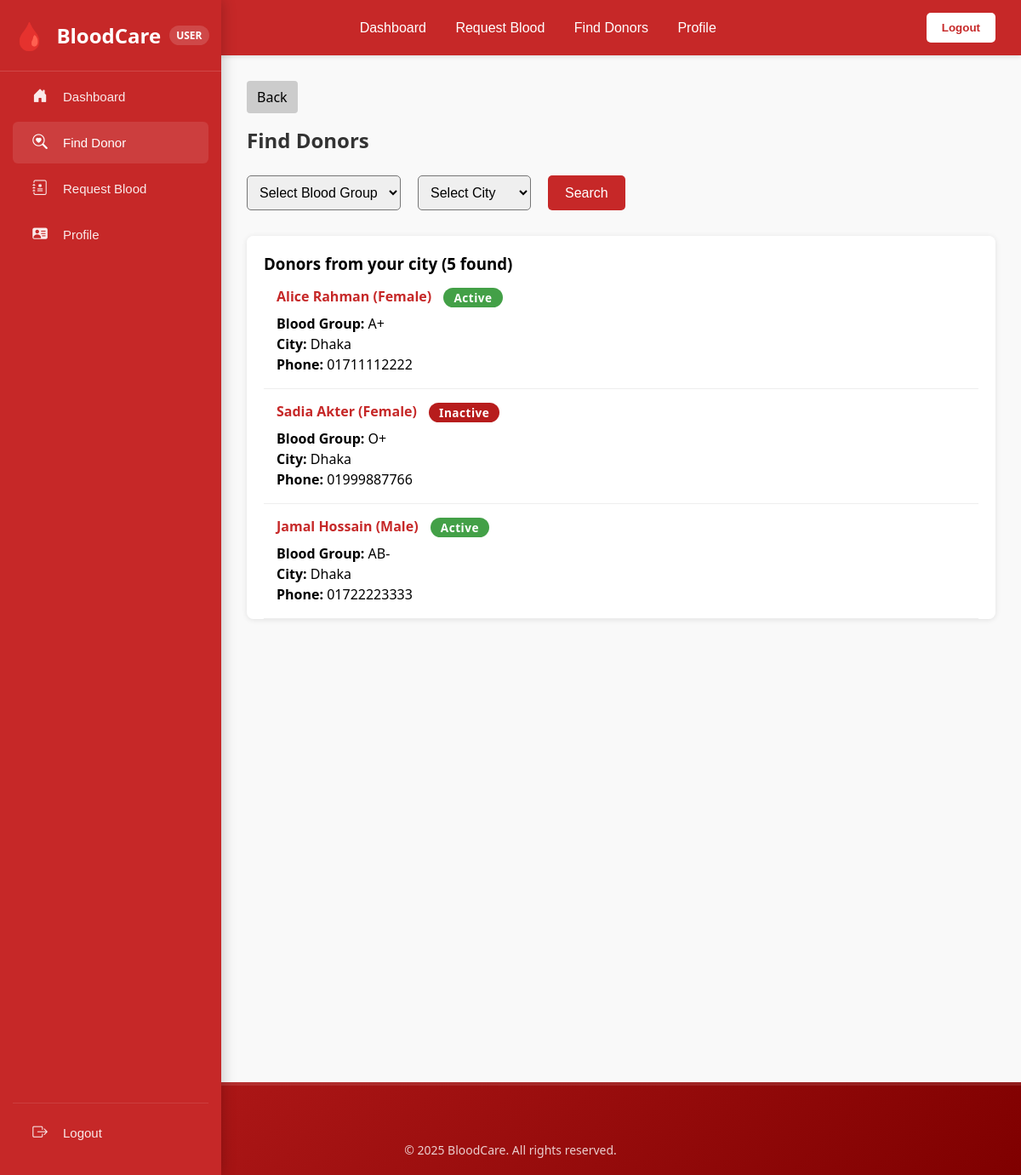
The page /user/receiver/find_donor.php (signed in) on the database its author committed.
### tables this page shows
CREATE TABLE `donors` (
  `id` int(11) NOT NULL,
  `name` varchar(100) NOT NULL,
  `gender` enum('Male','Female','Other') NOT NULL,
  `email` varchar(150) NOT NULL,
  `phone` varchar(20) NOT NULL,
  `address` text NOT NULL,
  `pin_code` varchar(10) NOT NULL,
  `city_id` int(11) DEFAULT NULL,
  `country` varchar(100) NOT NULL,
  `blood_group_id` int(11) DEFAULT NULL,
  `password` varchar(255) NOT NULL,
  `created_at` timestamp NOT NULL DEFAULT current_timestamp(),
  `updated_at` timestamp NOT NULL DEFAULT current_timestamp() ON UPDATE current_timestamp(),
  `status` enum('Active','Inactive') DEFAULT 'Active'
);

CREATE TABLE `blood_groups` (
  `id` int(11) NOT NULL,
  `name` varchar(10) NOT NULL,
  `created_at` timestamp NOT NULL DEFAULT current_timestamp(),
  `updated_at` timestamp NOT NULL DEFAULT current_timestamp() ON UPDATE current_timestamp()
);

CREATE TABLE `cities` (
  `id` int(11) NOT NULL,
  `name` varchar(100) NOT NULL,
  `created_at` timestamp NOT NULL DEFAULT current_timestamp(),
  `updated_at` timestamp NOT NULL DEFAULT current_timestamp() ON UPDATE current_timestamp()
);

### user/receiver/find_donor.php (the view, shortened to what this page needs)
<?php
require_once BASE_PATH . '/config/db.php';
$userId = $_SESSION['user_id'];
$selectedGroupId = $_GET['blood_group_id'] ?? '';
$selectedCityId = $_GET['city_id'] ?? '';
$userCityId = null;
$userCityStmt = $conn->prepare("SELECT city_id FROM users WHERE id = ?");
$userCityStmt->bind_param("i", $userId);
$userCityStmt->execute();
$userCityStmt->bind_result($userCityId);
$query = "
    SELECT d.name, d.phone, d.gender, c.name AS city, b.name AS blood_group, d.status
    FROM donors d
    LEFT JOIN cities c ON d.city_id = c.id
    LEFT JOIN blood_groups b ON d.blood_group_id = b.id
    WHERE 1
    ";
$params = [];
$types = '';
if ($selectedCityId) {
  $query .= " AND d.city_id = ?";
  $params[] = $selectedCityId;
  $types .= 'i';
} elseif (!$selectedGroupId && $userCityId) {
  $query .= " AND d.city_id = ?";
  $params[] = $userCityId;
  $types .= 'i';
}
$stmt = $conn->prepare($query);
if (!empty($params)) {
  $stmt->bind_param($types, ...$params);
}
$stmt->execute();
$results = $stmt->get_result()->fetch_all(MYSQLI_ASSOC);
?>
<?php include BASE_PATH . '/includes/header.php'; ?>
<?php include BASE_PATH . '/includes/sidebar.php'; ?>
<head>
  <link rel="stylesheet" href="<?= BASE_URL ?>/user/assets/css/dashboard.css">
  <link rel="stylesheet" href="<?= BASE_URL . '/user/assets/css/find_donor.css' ?>">
</head>
<main class="content">
  <a href="<?= BASE_URL ?>/user/dashboard.php" style="display: inline-block; margin-bottom: 15px; padding: 8px 12px; background-color: #ccc; color: #000; text-decoration: none; border-radius: 4px;">
    Back
  </a>
  <h2>Find Donors</h2>
  <form method="GET" class="search-form">
    <select name="blood_group_id">
      <option value="">Select Blood Group</option>
    </select>
    <select name="city_id">
      <option value="">Select City</option>
    </select>
    <button type="submit">Search</button>
  </form>
  <?php if (count($results)): ?>
    <div class="donor-result">
      <h3>
        <?php if ($selectedCityId || $selectedGroupId): ?>
          Search Results (<?= count($results) ?> found)
        <?php else: ?>
          Donors from your city (<?= count($results) ?> found)
        <?php endif; ?>
      </h3>
      <?php foreach ($results as $donor): ?>
        <div class="donor-card">
          <h4>
            <?= htmlspecialchars($donor['name']) ?> (<?= htmlspecialchars($donor['gender']) ?>)
            <span class="donor-status <?= strtolower($donor['status']) ?>">
              <?= htmlspecialchars($donor['status']) ?>
            </span>
          </h4>
          <p><strong>Blood Group:</strong> <?= htmlspecialchars($donor['blood_group']) ?></p>
          <p><strong>City:</strong> <?= htmlspecialchars($donor['city']) ?></p>
          <p><strong>Phone:</strong> <?= htmlspecialchars($donor['phone']) ?></p>
        </div>
      <?php endforeach; ?>
    </div>
  <?php else: ?>
    <p>No donors found.</p>
  <?php endif; ?>
</main>
<?php include BASE_PATH . '/includes/footer.php'; ?>

### includes/header.php (shortened to what this page needs)
<!DOCTYPE html>
<html lang="en">
<head>
  <link rel="stylesheet" href="<?= BASE_URL . '/assets/css/main.css' ?>">
  <link rel="stylesheet" href="<?= BASE_URL . '/assets/css/header.css' ?>">
  <link rel="stylesheet" href="https://cdnjs.cloudflare.com/ajax/libs/font-awesome/6.4.0/css/all.min.css">
</head>
<body>
  <header class="navbar">
    <div class="logo">
      <?php if (isset($_SESSION['admin_logged_in'])): ?>
      <?php else: ?>
        <a href="<?= BASE_URL . '/index.php' ?>" style="text-decoration: none; color: inherit;">
        </a>
      <?php endif; ?>
    </div>
    <nav class="nav-links">
      <?php if (isset($_SESSION['user_logged_in']) && $_SESSION['user_logged_in'] === true): ?>
        <a href="<?= BASE_URL . '/user/dashboard.php' ?>">Dashboard</a>
        <?php if (!empty($_SESSION['is_donor'])): ?>
          <a href="#">My Donations</a>
          <a href="#">Incoming Requests</a>
        <?php else: ?>
          <a href="#">Request Blood</a>
          <a href="<?= BASE_URL . '/user/receiver/find_donor.php' ?>">Find Donors</a>
        <?php endif; ?>
        <?php
        $userType = $_SESSION['user_type'] ?? '';
        switch ($userType) {
          case 'user':
            $profileLink = BASE_URL . '/user/receiver/profile.php';
            break;
        }
        ?>
        <a href="<?= $profileLink ?>">Profile</a>
      <?php endif; ?>
    </nav>
    <?php if (isset($_SESSION['user_logged_in']) && $_SESSION['user_logged_in'] === true): ?>
      <button class="cta-button" onclick="window.location.href='<?= BASE_URL ?>/user/php_files/logout_handler.php'">
        Logout
      </button>
    <?php else: ?>
      <button class="cta-button" onclick="window.location.href='<?= BASE_URL ?>/user/signup_only_donor.php'">
        Become a Donor
      </button>
    <?php endif; ?>
  </header>

### includes/sidebar.php (shortened to what this page needs)
<link rel="stylesheet" href="https://cdn.jsdelivr.net/npm/bootstrap-icons@1.11.1/font/bootstrap-icons.css" />
<aside class="sidebar">
    <div class="site-logo">
        <a href="<?= BASE_URL ?>/user/dashboard.php" class="logo-link">
            <span class="logo-icon">🩸</span>
            <span class="logo-text">BloodCare</span>
            <span class="user-badge">
                <?= ($_SESSION['user_type'] ?? 'user') === 'donor' ? 'Donor' : 'User' ?>
            </span>
        </a>
    </div>
    <ul class="sidebar-menu">
        <li>
            <a href="<?= BASE_URL ?>/user/dashboard.php"
               class="sidebar-link <?= strpos($_SERVER['REQUEST_URI'], '/user/dashboard.php') !== false ? 'active' : '' ?>">
                <i class="bi bi-house-door-fill"></i>
                <span class="link-text">Dashboard</span>
            </a>
        </li>
        <?php if (($_SESSION['user_type'] ?? 'user') === 'donor'): ?>
            <li>
                <a href="#"
                   class="sidebar-link <?= strpos($_SERVER['REQUEST_URI'], '/user/donor/my_donations.php') !== false ? 'active' : '' ?>">
                    <i class="bi bi-droplet-half"></i>
                    <span class="link-text">My Donations</span>
                </a>
            </li>
        <?php else: ?>
            <li>
                <a href="<?= BASE_URL . '/user/receiver/find_donor.php' ?>"
                   class="sidebar-link <?= strpos($_SERVER['REQUEST_URI'], '/user/receiver/find_donor.php') !== false ? 'active' : '' ?>">
                    <i class="bi bi-search-heart"></i>
                    <span class="link-text">Find Donor</span>
                </a>
            </li>
            <li>
                <a href="#"
                   class="sidebar-link <?= strpos($_SERVER['REQUEST_URI'], '/user/receiver/request_blood.php') !== false ? 'active' : '' ?>">
                    <i class="bi bi-journal-medical"></i>
                    <span class="link-text">Request Blood</span>
                </a>
            </li>
        <?php endif; ?>
        <li>
            <a href="<?php
                        if (($_SESSION['user_type'] ?? 'user') === 'donor') {
                            echo BASE_URL . '/user/donor/profile.php';
                        } else {
                            echo BASE_URL . '/user/receiver/profile.php';
                        }
                        ?>"
               class="sidebar-link <?= strpos($_SERVER['REQUEST_URI'], '/user/donor/profile.php') !== false || strpos($_SERVER['REQUEST_URI'], '/user/receiver/profile.php') !== false ? 'active' : '' ?>">
                <i class="bi bi-person-vcard-fill"></i>
                <span class="link-text">Profile</span>
            </a>
        </li>
        <li class="sidebar-footer">
            <a href="<?= BASE_URL ?>/user/php_files/logout_handler.php" class="sidebar-link logout-link">
                <i class="bi bi-box-arrow-right"></i>
                <span class="link-text">Logout</span>
            </a>
        </li>
    </ul>
</aside>

### includes/footer.php (shortened to what this page needs)
<?php
$isLoggedInUser = isset($_SESSION['user_logged_in']) && $_SESSION['user_logged_in'] === true;
?>
<head>
</head>
<footer class="footer">
    <?php if ($isLoggedInUser): ?>
        <div class="footer-simple">
            &copy; 2025 BloodCare. All rights reserved.
        </div>
    <?php endif; ?>
</footer>

### assets/css/main.css (style rules this page uses)
* { margin: 0; padding: 0; box-sizing: border-box; }
html,body { height: 100vh; width: 100%; }
body { font-family: Arial,sans-serif; margin: 0; display: flex; flex-direction: column; }
.content { flex: 1; padding: 20px; }

### assets/css/header.css (style rules this page uses)
.navbar { position: sticky; top: 0; z-index: 1000; display: flex; justify-content: space-between; align-items: center; padding: 15px 30px; background-color: #c62828; color: white; box-shadow: 0 2px 5px rgba(0, 0, 0, 0.1); }
.logo { font-size: 1.8rem; font-weight: bold; }
.nav-links a { color: white; margin: 0 15px; text-decoration: none; font-weight: 500; }
.cta-button { background-color: #ffffff; color: #c62828; border: none; padding: 10px 18px; font-weight: bold; border-radius: 5px; cursor: pointer; transition: 0.3s ease; }

### user/assets/css/dashboard.css (style rules this page uses)
.content { flex: 1; padding: 30px; font-family: 'Segoe UI', sans-serif; background-color: #f9f9f9; overflow: auto; }
html, body { height: 100%; margin: 0; padding: 0; overflow: hidden; }
body { display: flex; flex-direction: column; }
h2 { margin-bottom: 25px; color: #333; }

### user/assets/css/find_donor.css (style rules this page uses)
.search-form { margin-bottom: 30px; display: flex; gap: 20px; flex-wrap: wrap; }
.search-form select { padding: 10px; border-radius: 5px; font-size: 1rem; }
.search-form button { padding: 10px 20px; background: #c62828; color: #fff; border: none; border-radius: 5px; font-size: 1rem; cursor: pointer; }
.donor-result { margin-top: 20px; background: white; padding: 20px; border-radius: 8px; box-shadow: 0 1px 6px rgba(0, 0, 0, 0.1); max-height: 450px; overflow-y: auto; }
.donor-card { padding: 15px; border-bottom: 1px solid #eee; }
.donor-card h4 { margin: 0 0 8px; color: #c62828; }
.donor-card p { margin: 2px 0; }

### includes/sidebar.php (style rules this page uses)
.sidebar { position: fixed; top: 0; left: 0; width: 260px; height: 100vh; background-color: #c62828; color: #fff; box-shadow: 2px 0 15px rgba(0, 0, 0, 0.2); display: flex; flex-direction: column; z-index: 1000; overflow: hidden; }
.site-logo { padding: 20px 15px; border-bottom: 1px solid rgba(255, 255, 255, 0.15); margin-bottom: 5px; }
.logo-link { display: flex; align-items: center; justify-content: center; text-decoration: none; color: white; font-family: 'Segoe UI', sans-serif; transition: all 0.3s ease; }
.logo-icon { font-size: 2rem; margin-right: 12px; animation: pulse 2s infinite; }
.logo-text { font-size: 1.5rem; font-weight: 700; }
.user-badge { font-size: 0.75rem; background: rgba(255, 255, 255, 0.15); padding: 3px 8px; border-radius: 12px; margin-left: 10px; font-weight: 600; text-transform: uppercase; }
.sidebar-menu { list-style: none; padding: 0 15px; margin: 0; flex-grow: 1; display: flex; flex-direction: column; }
.sidebar-link { display: flex; align-items: center; padding: 14px 20px; color: rgba(255, 255, 255, 0.9); font-size: 15px; font-weight: 500; text-decoration: none; border-radius: 6px; margin-bottom: 5px; transition: all 0.3s ease; }
.sidebar-link i { font-size: 1.1rem; margin-right: 15px; width: 24px; text-align: center; }
.sidebar-link:hover, .sidebar-link.active { background-color: rgba(255, 255, 255, 0.1); color: #fff; }
.sidebar-footer { margin-top: auto; margin-bottom: 20px; border-top: 1px solid rgba(255, 255, 255, 0.1); padding-top: 10px; }
.content { margin-left: 260px; padding: 30px; transition: margin-left 0.3s ease; }

### user/receiver/find_donor.php (style rules this page uses)
.donor-status { display: inline-block; margin-left: 10px; padding: 2px 12px; border-radius: 12px; font-size: 0.85em; font-weight: 600; color: #fff; vertical-align: middle; letter-spacing: 0.5px; text-transform: capitalize; transition: background 0.2s; }
.donor-status.active { background: #43a047; }
.donor-status.inactive { background: #b71c1c; }

### includes/footer.php (style rules this page uses)
.footer { background: linear-gradient(135deg, #b71c1c 0%, #7f0000 100%); color: #fff; padding: 50px 0 0; font-family: 'Segoe UI', Roboto, 'Helvetica Neue', sans-serif; position: relative; }
.footer::before { content: ''; position: absolute; top: 0; left: 0; right: 0; height: 4px; background: rgba(255, 255, 255, 0.1); }
.footer-simple { text-align: center; padding: 20px; font-size: 14px; color: rgba(255, 255, 255, 0.8); }

### rows shown on the page
donors: name "Alice Rahman", gender "Female", status "Active", blood_group.name "A+", city.name "Dhaka", phone "01711112222"
donors: name "Sadia Akter", gender "Female", status "Inactive", blood_group.name "O+", city.name "Dhaka", phone "01999887766"
donors: name "Jamal Hossain", gender "Male", status "Active", blood_group.name "AB-", city.name "Dhaka", phone "01722223333"

### other values the page prints
count($results) "5"
